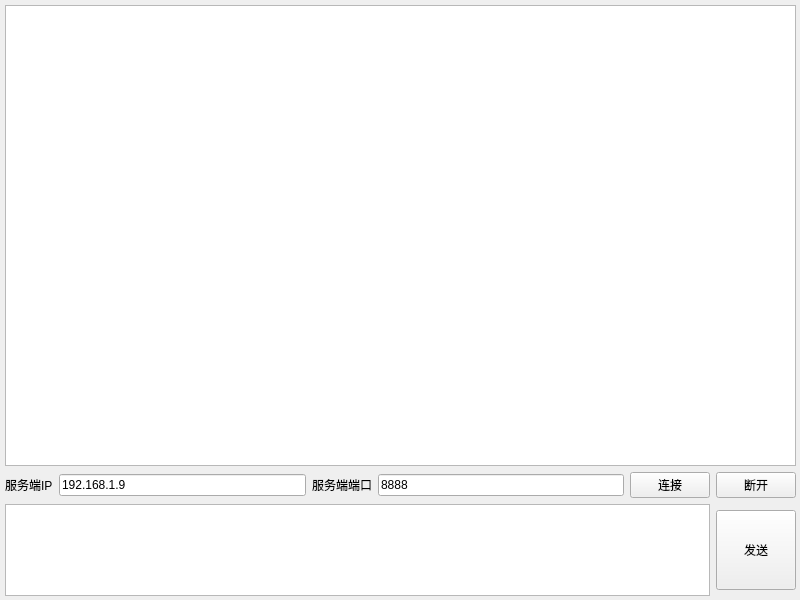
<?xml version="1.0" encoding="UTF-8"?>
<ui version="4.0">
 <class>Widget</class>
 <widget class="QWidget" name="Widget">
  <property name="geometry">
   <rect>
    <x>0</x>
    <y>0</y>
    <width>800</width>
    <height>600</height>
   </rect>
  </property>
  <property name="windowTitle">
   <string>网络调试助手客户端 - 老陈出品</string>
  </property>
  <widget class="QWidget" name="layoutWidget">
   <property name="geometry">
    <rect>
     <x>0</x>
     <y>0</y>
     <width>801</width>
     <height>601</height>
    </rect>
   </property>
   <layout class="QVBoxLayout" name="verticalLayout" stretch="5,1,1">
    <property name="leftMargin">
     <number>5</number>
    </property>
    <property name="topMargin">
     <number>5</number>
    </property>
    <property name="rightMargin">
     <number>5</number>
    </property>
    <property name="bottomMargin">
     <number>5</number>
    </property>
    <item>
     <widget class="QTextEdit" name="textEditRev"/>
    </item>
    <item>
     <layout class="QHBoxLayout" name="horizontalLayout_2">
      <item>
       <widget class="QLabel" name="label">
        <property name="text">
         <string>服务端IP</string>
        </property>
       </widget>
      </item>
      <item>
       <widget class="QLineEdit" name="lineEditIPAddr">
        <property name="text">
         <string>192.168.1.9</string>
        </property>
       </widget>
      </item>
      <item>
       <widget class="QLabel" name="label_2">
        <property name="text">
         <string>服务端端口</string>
        </property>
       </widget>
      </item>
      <item>
       <widget class="QLineEdit" name="lineEditPort">
        <property name="text">
         <string>8888</string>
        </property>
       </widget>
      </item>
      <item>
       <widget class="QPushButton" name="btnConnect">
        <property name="text">
         <string>连接</string>
        </property>
       </widget>
      </item>
      <item>
       <widget class="QPushButton" name="btndiscon">
        <property name="text">
         <string>断开</string>
        </property>
       </widget>
      </item>
     </layout>
    </item>
    <item>
     <layout class="QHBoxLayout" name="horizontalLayout">
      <item>
       <widget class="QTextEdit" name="textEditSend"/>
      </item>
      <item>
       <widget class="QPushButton" name="btnSend">
        <property name="minimumSize">
         <size>
          <width>60</width>
          <height>80</height>
         </size>
        </property>
        <property name="text">
         <string>发送</string>
        </property>
       </widget>
      </item>
     </layout>
    </item>
   </layout>
  </widget>
 </widget>
 <resources/>
 <connections/>
</ui>
